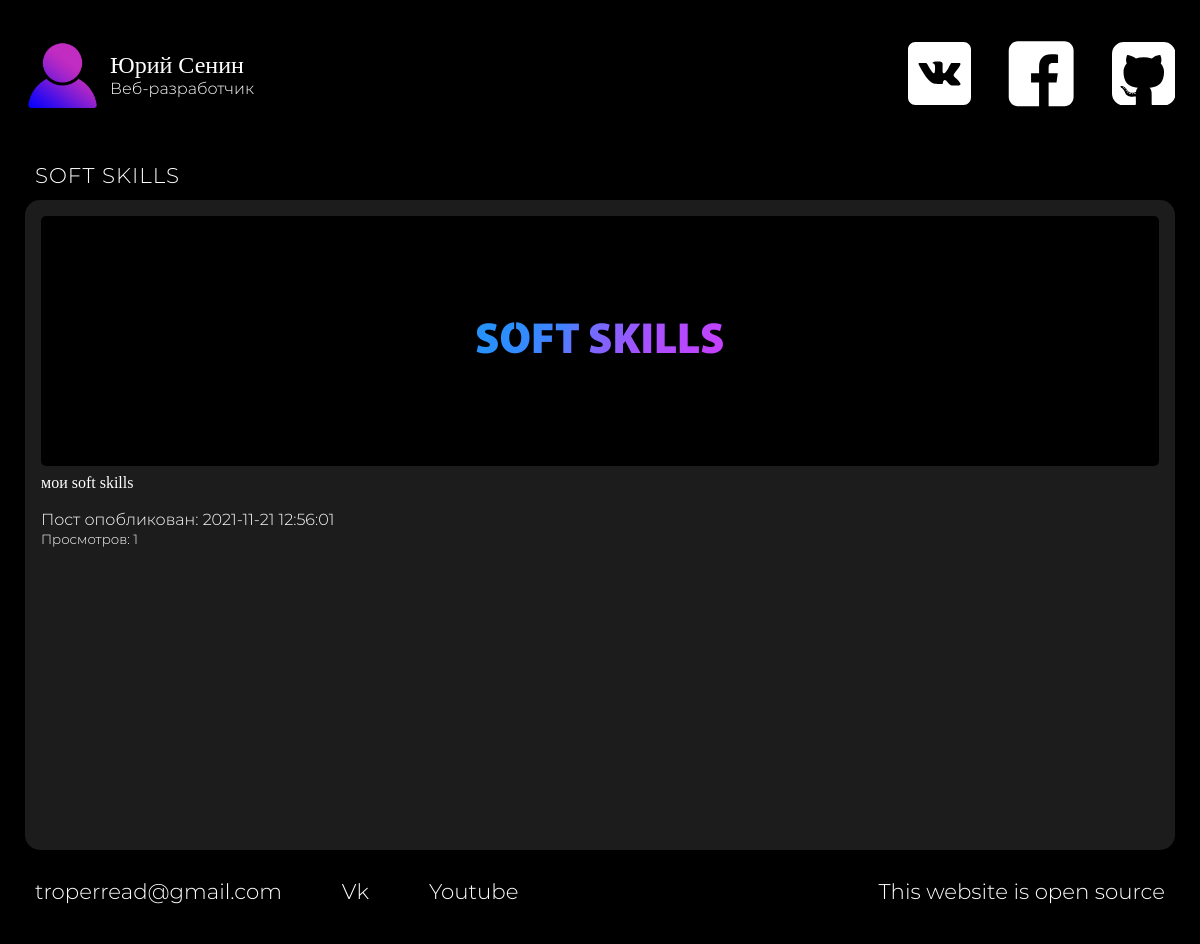
The page /articles/2 on the database its author committed.
### tables this page shows
CREATE TABLE `articles` (
  `id` int NOT NULL,
  `title` varchar(64) NOT NULL,
  `image` varchar(64) DEFAULT NULL,
  `content` text NOT NULL,
  `pubdate` varchar(32) NOT NULL,
  `views` int NOT NULL DEFAULT '1',
  `deleted` tinyint(1) NOT NULL DEFAULT '0'
);

### config/routes.php (called while the page is built)
<?php
return array(
    'articles/([0-9]+)' => 'Articles/view/$1',
    'articles' => 'articles/index',
    'admin/login' => 'admin/login',
    'admin/auth' => 'admin/auth',
    'admin/editprewiew' => 'admin/editpreview',
    'admin/saveEditPost' => 'admin/saveEditPost',
    'admin/newpostspreview' => 'admin/newpostspreview',
    'admin/addnewpost' => 'admin/addnewpost',
    'admin/addposts' => 'admin/addposts',
    'admin/allposts' => 'admin/seeall',
    'admin/logout' => 'admin/logout',
    'admin/deletepost/([0-9]+)' => 'admin/deletepost/$1',
    'admin/editpost/([0-9]+)' => 'admin/editpost/$1',
    'admin' => 'admin/index',
    'index.php' => 'site/index',
    '' => 'site/index',
);
?>

### controllers/ArticlesController.php (called while the page is built, shortened)
<?php
require_once ROOT . '/models/article.php';
class ArticlesController
{
    public function actionView($id) {
        $result = Article::getart($id);
        require_once(ROOT.'/views/article.php');
        return true;
    }
}
?>

### models/article.php (called while the page is built, shortened)
<?php
class Article
{
    public static function getart($id) {
        global $db, $connection;
        $query = "SELECT * FROM articles where `id`=$id";
        $result = mysqli_query($connection, $query) or die(mysqli_error($connection));
        $data = mysqli_fetch_assoc($result);
        return array($data);
    }
}
?>

### views/includes/articlecontent.php (the view, shortened to what this page needs)
<main>
    <h1 class="h2-like"><?php echo $result[0]['title']; ?></h1>
    <div class="articlewrapper">
        <div class="articleMainImage" style="background-image: url('../../uploads/images/<?php echo $result[0]['image']; ?>');"></div>
        <span>
            <?php echo $result[0]['content']; ?>
        </span><br><br>
        <span class="dateart">Пост опобликован: <?php echo $result[0]['pubdate']; ?></span><br>
        <span class="dateart"><small>Просмотров: <?php echo $result[0]['views']; ?></small></span><br>
    </div>
</main>

### components/Router.php (shortened to what this page needs)
<?php
class Router {
    private $routes;
    public function __construct()
    {
        $routesPath = ROOT.'/config/routes.php';
        $this->routes = include ($routesPath);
    }
    private function getUrl() {
        if (!empty($_SERVER['REQUEST_URI'])) {
            return trim($_SERVER['REQUEST_URI'], '/');
        }
    }
    public function run(){
        $url = $this->getUrl();
        foreach ($this->routes as $urlpattern => $path) {
            if (preg_match("~$urlpattern~", $url)) {
                $internalRoute = preg_replace("~$urlpattern~", $path, $url);
                $segments = explode('/', $internalRoute);
                $controllerName = array_shift($segments).'Controller';
                $actionName = 'action'.ucfirst(array_shift($segments));
                $parameters = $segments;
                $controllerObject = new $controllerName;
                $result = call_user_func_array(array($controllerObject, $actionName), $parameters);
                if ($result != null) {
                    break;
                }
            }
        }
    }
}

### views/includes/header.php (shortened to what this page needs)
<header>
    <div class="logo">
        <img src="/views/img/avatar.png">
        <a href="../"><div class="logowrapper">
            <span class="logoname">Юрий Сенин</span>
            <span class="logotag">Веб-разработчик</span>
        </div></a>
    </div>
    <div class="uplinks">
        <a href="https://vk.com/Graveddd"></a>
        <a href="https://facebook.com"></a>
        <a href="https://github.com/Gravedd"></a>
    </div>
</header>

### views/includes/footer.php
<footer>
    <div><a target="_blank" href="mailto:troperread@gmail.com">troperread@gmail.com</div></a>
    <div><a target="_blank" href="https://vk.com/graveddd">Vk</div></a>
    <div><a target="_blank" href="https://www.youtube.com/">Youtube</div></a>
    <div class="opensourse"><a target="_blank" href="https://github.com/Gravedd/Portfolio">This website is open source</div></a>
</footer>

### views/css/style.css (style rules this page uses)
:root { --main-color: #ffffff; --main-dop-color: #dcdcdc; --bg-color: #000000; --bg-dop-color: #1c1c1c; --bg-dop2-color: #2f2f2f; --cont-color: #7869ff; --cont2-color: #2196F3; --scale: 1.04; }
* { margin: 0; box-sizing: border-box; }
a { color: white; text-decoration: none; }
body { background-color: var(--bg-color); color: var(--main-color); height: 2000px; font-family: OpenSans; transition: 0.5s; }
header { width: 100%; height: 100px; display: flex; flex-direction: row; margin-bottom: 25px; }
.logo { width: 40%; height: 100%; display: flex; align-items: center; }
.logo img { height: 75px; width: 75px; display: block; margin-right: 10px; }
.logowrapper { display: flex; flex-direction: column; }
.logoname { font-size: 18pt; }
.logotag { font-family: Montserrat-light; }
.uplinks { width: 60%; height: 100%; display: flex; justify-content: end; align-items: center; }
main { display: flex; flex-direction: column; }
.h2-like { font-size: 16pt; width: 100%; line-height: 30px; height: 50px; padding: 10px 10px; letter-spacing: 1px; font-family: Montserrat-light; font-weight: normal; }
footer { width: 100%; height: 50px; line-height: 50px; display: flex; flex-direction: row; font-size: 16pt; }
footer div { margin-right: 40px; padding: 0 10px; font-family: Montserrat-light; }
.opensourse { margin-left: auto; margin-right: 0; align-self: end; }
.linksvg { fill: white; transition: 0.25s; margin-right: 30px; }
.uplinks a:last-child .linksvg { margin-right: 0px; }
.dateart { font-family: Montserrat-light; }
.articlewrapper { width: 100%; min-height: 650px; background-color: var(--bg-dop-color); border-radius: 15px; padding: 16px; margin-bottom: 16px; }
.articleMainImage { background-color: var(--cont-color); width: 100%; height: 250px; border-radius: 5px; background-size: contain; margin-bottom: 8px; background-repeat: no-repeat; }

### rows shown on the page
articles: title "SOFT SKILLS", image (picture), content "мои soft skills", pubdate "2021-11-21 12:56:01", views "1"
